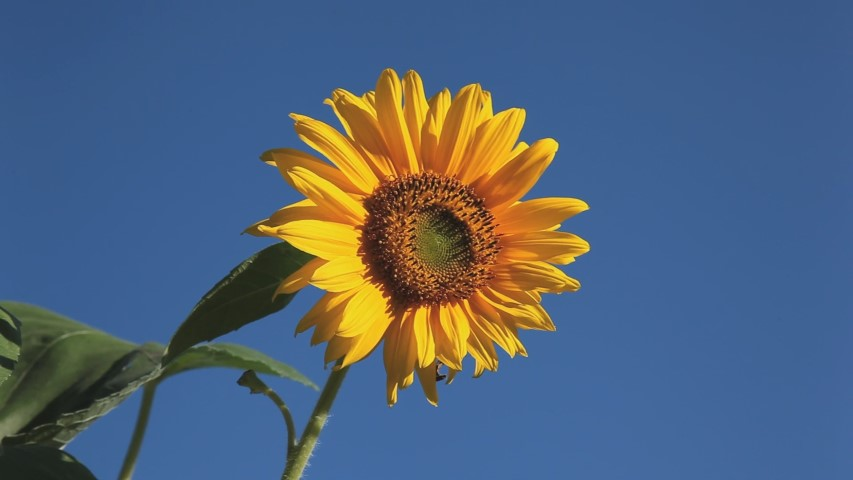
//> input picture opencv_cpp/03/03-02-a.jpg, 853 x 480 px
$ ./03-01   (built with g++ and OpenCV 4)
//> lines starting //> are read from the running program, lines starting //| are printed output that depends on the picture
#define _CRT_SECURE_NO_WARNINGS
#include <iostream>
#include <string>
#include <opencv2/opencv.hpp>

// フローの表示間隔
#define FLOW_W (10)
#define FLOW_H (10)

std::string win_src = "opticalflow";

int main()
{
  cv::Mat img_pre, img_now;
  cv::Mat img_pre_g, img_now_g;
  cv::Mat flow;

  img_pre = cv::imread("03-02-a.jpg", 1);
//> img_pre is the input picture: 480 rows x 853 cols, CV_8UC3; mean B, G, R 120.6, 99.2, 81.4
  img_now = cv::imread("03-02-b.jpg", 1);
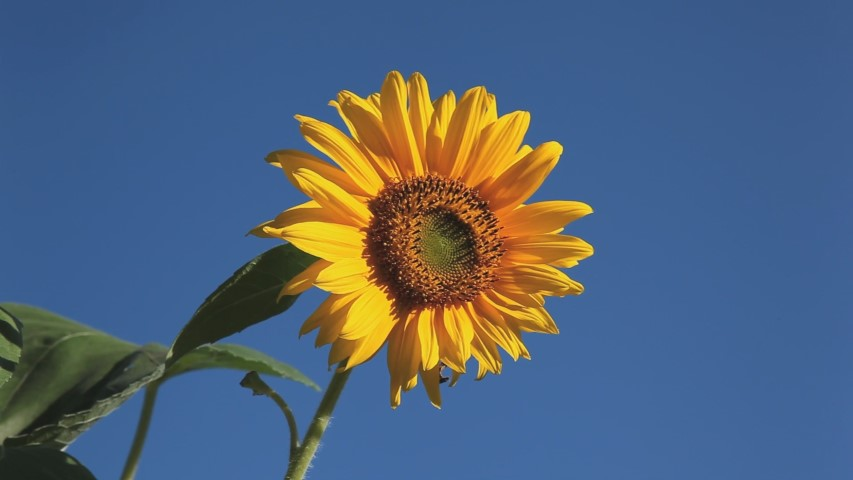
//> input picture opencv_cpp/03/03-02-b.jpg, 853 x 480 px
//> img_now is the input picture: 480 rows x 853 cols, CV_8UC3; mean B, G, R 120.7, 99.2, 81.5
  cv::cvtColor(img_pre, img_pre_g, cv::COLOR_BGR2GRAY);
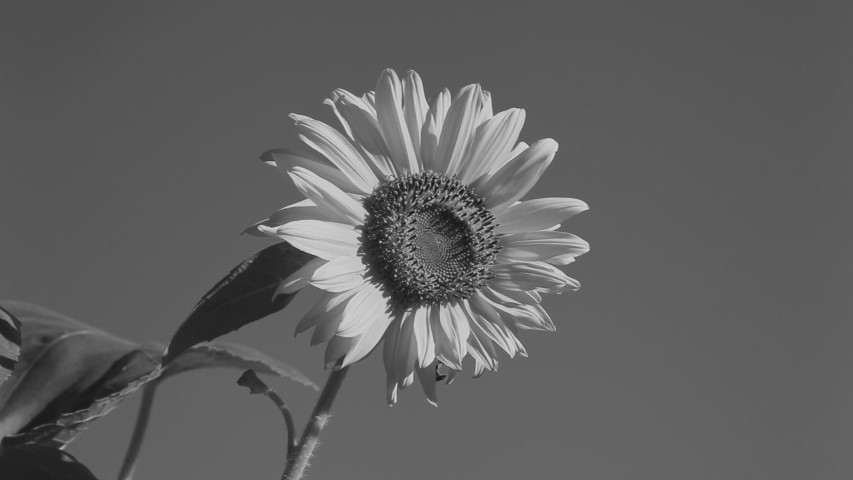
//> img_pre_g: 480 rows x 853 cols, CV_8UC1; min 20, max 217, mean 96.3
  cv::cvtColor(img_now, img_now_g, cv::COLOR_BGR2GRAY);
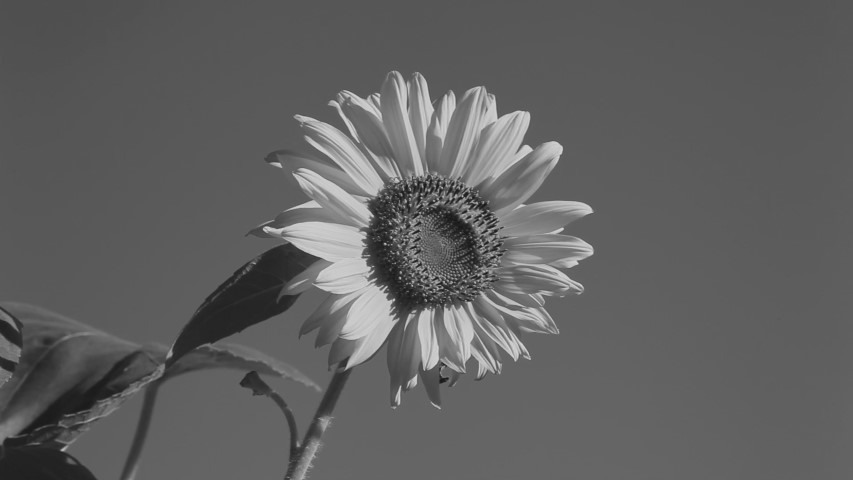
//> img_now_g: 480 rows x 853 cols, CV_8UC1; min 20, max 216, mean 96.3

  // 初期化
  std::vector<cv::Point2f> ps, pe;
  for (int y = 0; y < img_pre.rows; y += FLOW_H) {
    for (int x = 0; x < img_pre.cols; x += FLOW_W) {
      ps.push_back(cv::Point2f(x, y));
    }
  }

  // フロー計算
  cv::Mat status, error;
  cv::calcOpticalFlowPyrLK(img_pre_g, img_now_g, ps, pe, status, error);
//> pe = 4128 Points (x, y), first 12: [0, 0], [10, 0], [20, 0], [30, 0], [40, 0], [50, 0], [60, 0], [70, 0], [80, 0], [90, 0], [100, 0], [110, 0]; status = 4128 values, max 1 at index 554, min 0 at index 0, mean 0.332; error = 4128 values, max 11.6 at index 2666, min 0 at index 0, mean 0.955

  // フロー描画
  for (int i = 0; i < ps.size(); i++) {
    cv::arrowedLine(img_now, ps[i], pe[i], cv::Scalar(0, 0, 255), 1, 8, 0, 1.0);
  }
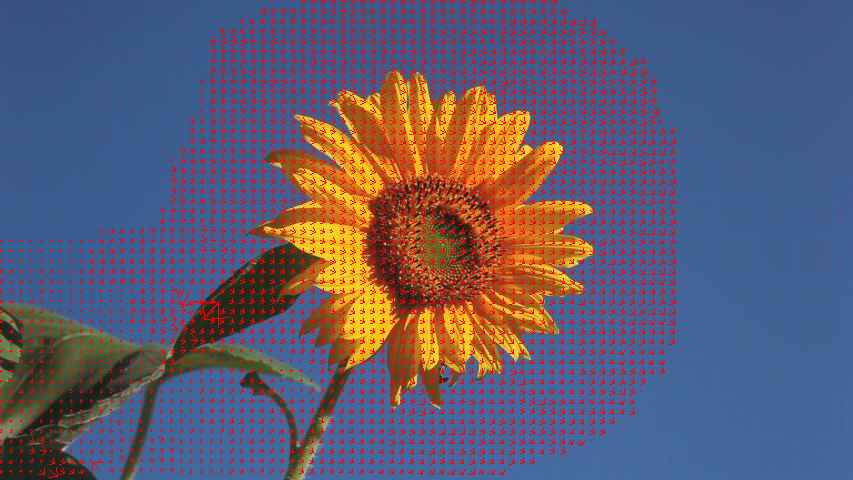
//> img_now: 480 rows x 853 cols, CV_8UC3; mean B, G, R 111.2, 90.3, 95.4

  // 表示
  cv::namedWindow(win_src);
  cv::imshow(win_src, img_now);

  cv::waitKey(0);

  return 0;
}
